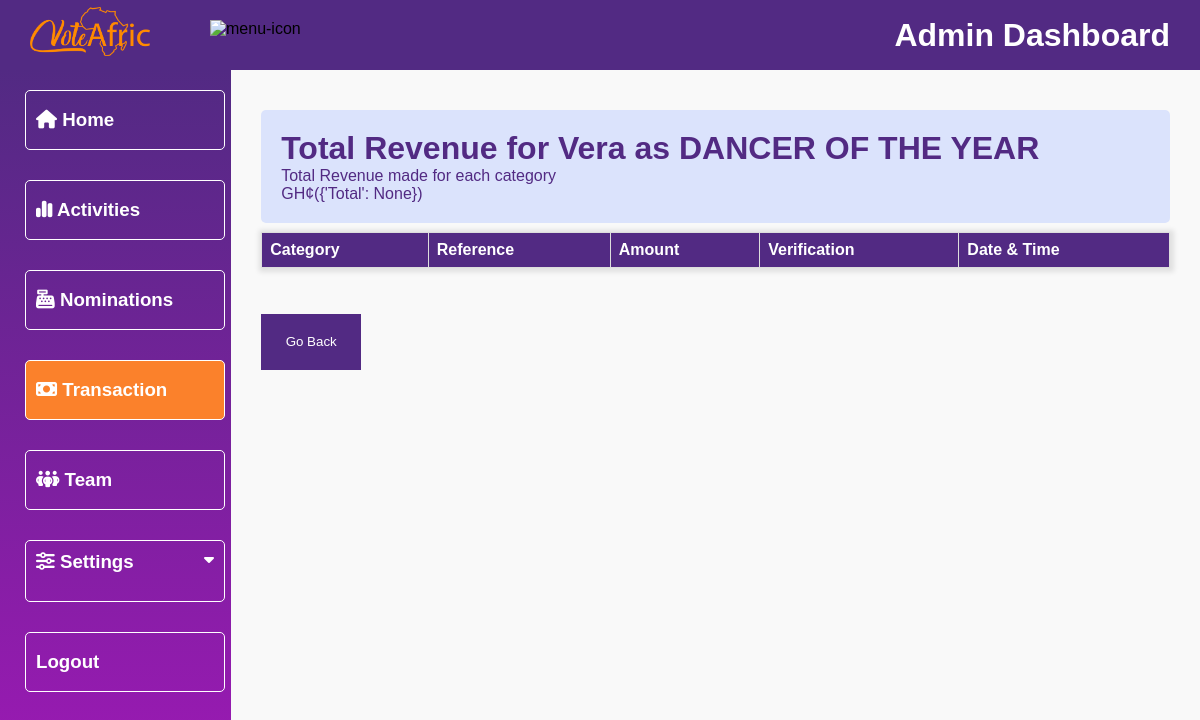
Page /dashboard/transaction-category/danceroftheyearverador2024/ on the earlier database version.
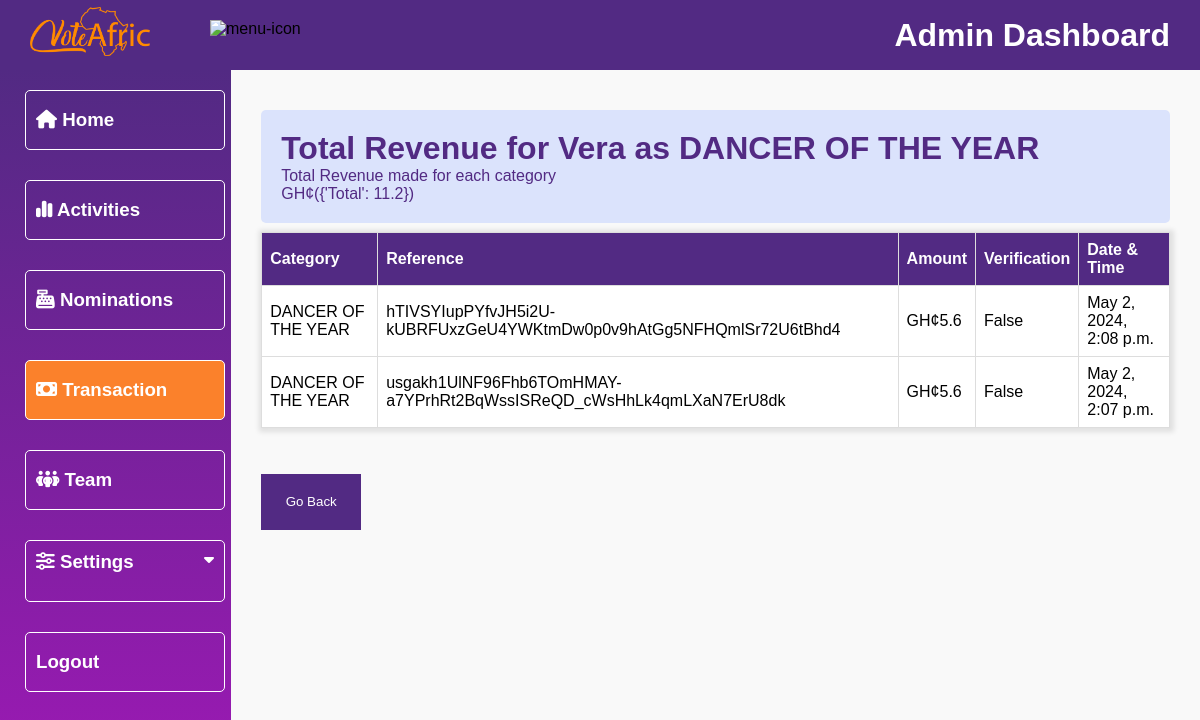
Same page on the later database version.
### payment/models.py (models this page shows, shortened)
class Nominees(models.Model):
    category = models.ForeignKey(Category, on_delete=models.CASCADE, null=True)
    sub_category = models.ForeignKey(SubCategory, on_delete=models.CASCADE, null=True)
    name = models.CharField(max_length=100)
    image = models.ImageField(upload_to="nominees")
    slug = models.SlugField(unique=True, null=True)
    total_vote = models.IntegerField(default=0, null=True)
    can_vote = models.BooleanField(default=True)
    can_see_result = models.BooleanField(default=True)
    date_added = models.DateTimeField('date added', null=True)
    end_date = models.DateTimeField('end date', null=True)
    class Meta:
        verbose_name_plural = "nominees"
        ordering = ('-total_vote',)

class Payment(models.Model):
    nominee = models.ForeignKey(Nominees, on_delete=models.CASCADE, null=True)
    content = models.ForeignKey(SubCategory, on_delete=models.CASCADE, null=True)
    name = models.CharField(max_length=100)
    email = models.EmailField()
    phone = models.CharField(max_length=14, null=True)
    amount = models.PositiveBigIntegerField()
    total_amount = models.FloatField(null=True)
    vote = models.IntegerField(default=0)
    ref = models.CharField(max_length=200)
    verified = models.BooleanField(default=False)
    date_created = models.DateTimeField(auto_now_add=True)
    class Meta:
        ordering = ('-date_created',)

### vote/models.py (models this page shows)
class SubCategory(models.Model):
    category = models.ForeignKey(Category, on_delete=models.CASCADE)
    content = models.CharField(max_length=100)
    slug = models.SlugField(unique=True)
    date = models.DateTimeField(timezone.now)
    class Meta:
        verbose_name_plural = "sub categories"
        ordering = ('-date',)
    def __str__(self):
        return self.content

### dashboard/views.py (the view)
# urls.py: path('transaction-category/<slug:transaction_slug>/', views.transaction_category, name='transaction_category'),
def transaction_category(request, transaction_slug):
    nominee = None
    payments = Payment.objects.all()
    if transaction_slug:
        nominee = get_object_or_404(Nominees, slug=transaction_slug)
        payments = payments.filter(nominee=nominee)
        total_amount = payments.aggregate(Total=Sum('total_amount'))
    context = {
        'nominee': nominee,
        'payments': payments,
        'total_amount': total_amount,
        'title': 'adminPage'
    }
    return render(request, 'dashboard/transaction-category.html', context)

### dashboard/templates/dashboard/transaction-category.html (shortened to what this page needs)
{% load static %}
<!DOCTYPE html>
<html lang="en">
<head>
    <link rel="stylesheet" href="{% static 'vote/admin.css' %}">
    <link rel="stylesheet" href="https://cdnjs.cloudflare.com/ajax/libs/font-awesome/6.4.2/css/all.min.css"
 />
</head>
<body>
    <header>
        <div class="logosec">
            <div class="logo">
                <img src="{% static 'vote/img/voteafric-logo.png' %}" alt="geima">
            </div>
            <img src="https://media.geeksforgeeks.org/wp-content/uploads/20221210182541/Untitled-design-(30).png"
                class="icn menuicn" id="menuicn" alt="menu-icon">
        </div>
        <div class="message">
            <h1>Admin Dashboard</h1>
        </div>
    </header>
    <div class="main-container">
        <div class="navcontainer sidebar">
            <nav class="nav">
                <div class="nav-upper-options">
                    <a href="{% url 'adminHome' %}">
                        <div class="nav-option option1 button">
                            <h3><i class="fa-solid fa-house"></i> Home</h3>
                        </div>
                    </a>
                    <a href="{% url 'adminPage' %}">
                        <div class="nav-option option1 button">
                            <h3><i class="fa-solid fa-chart-simple"></i> Activities</h3>
                        </div>
                    </a>
                    <a href="{% url 'registration' %}">
                        <div class="nav-option option1 button ">
                            <h3> <i class="fa-solid fa-cash-register"></i> Nominations</h3>
                        </div>
                    </a>
                    <a href="{% url 'TransactionMain' %}">
                        <div class="nav-option option1 button active ">
                            <h3> <i class="fa-solid fa-money-bill"></i> Transaction</h3>
                        </div>
                    </a>
                    <a href="{% url 'team' %}">
                        <div class="nav-option option1 button">
                            <h3><i class="fa-solid fa-people-group"></i> Team</h3>
                        </div>
                    </a>
                    <div class="nav-option option1 button Settings">
                        <div class="sett-but">
                            <h3><i class="fa-solid fa-sliders"></i> Settings </h3>
                            <i class="fa-solid fa-caret-down"></i>
                        </div>
                    </div>
                    <div class="nav-option option1 button logout-btn">
                        <h3>Logout</h3>
                    </div>
                </div>
            </nav>
        </div>
        <div class="main">
            <div class="transation-details-container">
                <div class="heading">
                    {% if nominee %}
                    <h1>Total Revenue for {{ nominee.name }} as {{ nominee.sub_category }}</h1>
                    <p>Total Revenue made for each category</p>
                    <p>GH¢({{ total_amount }})</p>
                    {% endif %}
                </div>
                <table class="revenue-table">
                    <thead>
                        <tr>
                            <th>Category</th>
                            <th>Reference</th>
                            <th>Amount</th>
                            <th>Verification</th>
                            <th>Date & Time</th>
                        </tr>
                    </thead>
                    {% for p in payments %}
                    <tbody>
                        <tr>
                            <td>{{ p.content }}</td>
                            <td>{{ p.ref }}</td>
                            <td>GH¢{{ p.total_amount }}</td>
                            <td>{{ p.verified }}</td>
                            <td>{{ p.date_created }}</td>
                        </tr>
                    </tbody>
                    {% endfor %}
                </table>
                <div class="back-button">
                    <a href="{% url 'TransactionMain' %}">
                        <button>Go Back</button>
                    </a>
                </div>
            </div>
        </div>
    </div>
</body>
</html>

### vote/static/vote/admin.css (style rules this page uses)
* { margin: 0; padding: 0; box-sizing: border-box; font-family: "Poppins", sans-serif; list-style: none; text-decoration: none; }
:root { --background-color1: #fafaff; --background-color2: #ffffff; --background-color3: #ededed; --background-color4: #cad7fda4; --primary-color: #4b49ac; --secondary-color: #0c007d; --Border-color: #3f0097; --one-use-color: #3f0097; --two-use-color: #5500cb; --red: #E31C25; --blue: #092347; --white: #fff; --blue: #011f4a; --voiletColor: #522a83; --orangeColor: #fb812b; --whiteColor: #fff; }
body { max-width: 100%; overflow-x: hidden; background-color: #f9f9f9; }
header { height: 70px; width: 100vw; padding: 0 30px; background-color: var(--voiletColor); position: fixed; z-index: 100; display: flex; justify-content: space-between; align-items: center; }
.logo { font-size: 27px; font-weight: 600; color: rgb(47, 141, 70); }
.logo img { width: 120px; }
.icn { height: 30px; }
.menuicn { cursor: pointer; }
.logosec { display: flex; align-items: center; justify-content: center; }
.message { color: var(--white); }
.logosec { gap: 60px; }
.heading { background-color: var(--background-color4); padding: 20px; border-radius: 5px; margin-bottom: 1%; color: var(--voiletColor); }
.message { gap: 40px; position: relative; cursor: pointer; }
.main-container { display: flex; width: 100vw; position: relative; top: 70px; z-index: 1; }
.main { height: calc(100vh - 70px); width: 100%; overflow-y: scroll; overflow-x: hidden; padding: 40px 30px 30px 30px; }
.nav { min-height: 100vh; width: 250px; background-image: linear-gradient(to bottom, #522a83, #a517ba); position: absolute; top: 0; left: 0; box-shadow: 1px 1px 10px rgba(198, 189, 248, 0.825); display: flex; flex-direction: column; justify-content: space-between; align-items: center; overflow: hidden; padding: 20px 20px 20px 20px; }
.navcontainer { height: calc(100vh - 70px); width: 290px; position: relative; overflow-y: scroll; overflow-x: hidden; transition: all 0.5s ease-in-out; z-index: 600; }
.button { width: 200px; min-height: 60px; display: flex; align-items: center; padding: 5px; gap: 20px; transition: all 0.1s ease-in-out; border: solid 1px; padding: 10px; color: var(--white); border-radius: 5px; }
.Settings { display: flex; flex-direction: column; }
.sett-but { display: flex; justify-content: space-between; gap: 2rem; width: 100%; min-height: 5vh; }
.nav-upper-options { display: flex; flex-direction: column; align-items: center; gap: 30px; }
table { width: 100%; border-collapse: collapse; background-color: var(--white); box-shadow: 1px 1px 5px 3px rgba(0, 0, 0, 0.1); }
table th, table td { border: 1px solid #ddd; padding: 8px; text-align: left; }
table th { background-color: var(--voiletColor); color: var(--white); }
.revenue-table { width: 100%; border-collapse: collapse; }
.revenue-table th, .revenue-table td { border: 1px solid #dddddd; text-align: left; padding: 8px; }
.revenue-table th { background-color: var(--voiletColor); }
.back-button { margin: 5% 0; }
.back-button button { background-color: var(--voiletColor); width: 100px; height: 7vh; cursor: pointer; color: var(--white); border: none; }
.active { background-color: var(--orangeColor); }

Differences in the rows shown:
added Payment: content "DANCER OF THE YEAR", ref "hTIVSYIupPYfvJH5i2U-kUBRFUxzGeU4YWKtmDw0p0v9hAtGg5NFHQmlSr72U6tBhd4", total_amount "5.6", verified "False", date_created "May 2, 2024, 2:08 p.m."
added Payment: content "DANCER OF THE YEAR", ref "usgakh1UlNF96Fhb6TOmHMAY-a7YPrhRt2BqWssISReQD_cWsHhLk4qmLXaN7ErU8dk", total_amount "5.6", verified "False", date_created "May 2, 2024, 2:07 p.m."
Other differences:
{{ total_amount }}: "{'Total': None}" → "{'Total': 11.2}"
